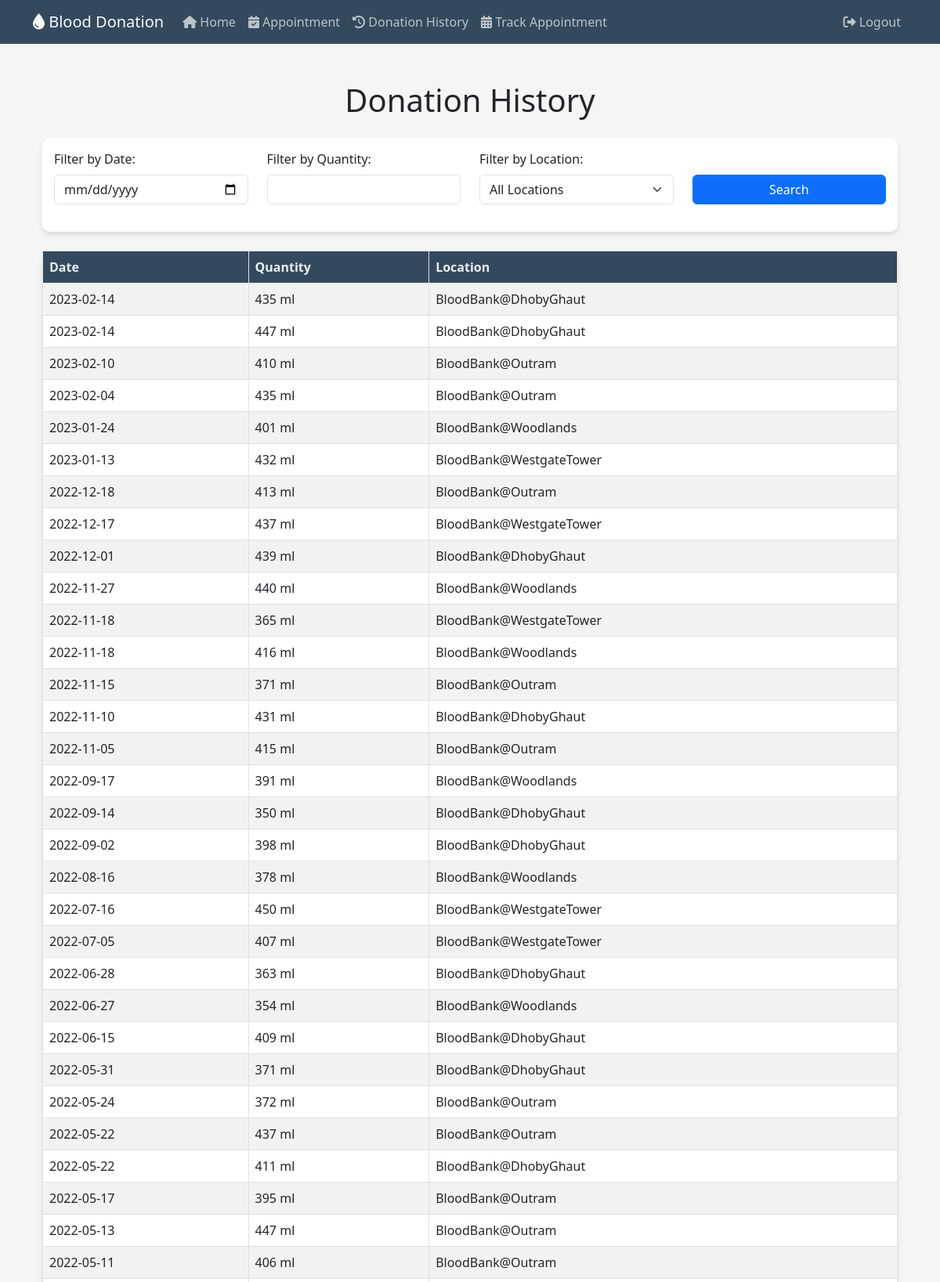
Screenshot of /donationhistory (signed in, upper part) with the database file from the repository.
### website/models.py (models this page shows)
class Donations(db.Model):
    DonationID = db.Column(db.Integer, primary_key=True, autoincrement=True)
    DonorID = db.Column(db.Integer, db.ForeignKey('donors.DonorID'))
    DonationDate = db.Column(db.Date, nullable=False)
    Quantity = db.Column(db.Integer, nullable=False)
    Location = db.Column(db.String(50), nullable=False)

### website/views.py (the view)
@views.route('/donationhistory')
def donationhistory():
    logged_in_user_email = session['email']
    user = Users.get_by_email(logged_in_user_email)
    donor_id = user.donor.DonorID
    stmt = select(Donations.DonationDate, Donations.Quantity, Donations.Location).where(Donations.DonorID == donor_id).order_by(Donations.DonationDate.desc())
    result = db.session.execute(stmt)
    donations = result.fetchall()
    return render_template('donationhistory.html', donations=donations)

### website/models.py (called while the page is built)
    def get_by_email(email):
        return Users.query.filter_by(Email=email).first()

### website/templates/donationhistory.html (shortened to what this page needs)
{% extends "base.html" %}
{% block text %}
<div class="container my-5">
    <h1 class="mb-4">Donation History</h1>
    <div class="form-custom mb-4">
        <div class="row">
            <div class="col-md-3 filter-input">
                <label for="filter-date" class="form-label">Filter by Date:</label>
                <input type="date" class="form-control" id="filter-date">
            </div>
            <div class="col-md-3 filter-input">
                <label for="filter-quantity" class="form-label">Filter by Quantity:</label>
                <input type="number" class="form-control" id="filter-quantity">
            </div>
            <div class="col-md-3 filter-input">
                <label for="filter-location" class="form-label">Filter by Location:</label>
                <select class="form-select" id="filter-location">
                    <option value="">All Locations</option>
                </select>
            </div>
            <div class="col-md-3 filter-input d-flex align-items-end">
                <button class="btn btn-primary" id="search-btn">Search</button>
            </div>
        </div>
    </div>
    <table class="table table-striped table-bordered table-custom">
        <thead>
            <tr>
                <th>Date</th>
                <th>Quantity</th>
                <th>Location</th>
            </tr>
        </thead>
        <tbody>
            {% for donation in donations %}
                <tr>
                    <td>{{ donation[0] }}</td>
                    <td>{{ donation[1] }} ml</td>
                    <td>{{ donation[2] }}</td>
                </tr>
            {% else %}
                <tr>
                    <td colspan="3" class="text-center">No donations available</td>
                </tr>
            {% endfor %}
        </tbody>
    </table>
</div>
{% endblock %}

### website/static/styles.css (style rules this page uses)
body { font-family: 'Poppins', sans-serif; background-color: #f5f5f5 !important; }
h1 { font-size: 36px; margin: 20px 0; text-align: center; color: #4a4a4a; }
.btn-primary { background-color: #007bff; border-color: #007bff; transition: background-color 0.3s, border-color 0.3s; }

### website/templates/donationhistory.html (style rules this page uses)
.table-custom { background-color: #fff; border-radius: 10px; box-shadow: 0 4px 6px rgba(0, 0, 0, 0.1); }
.table-custom thead th { background-color: #34495e; color: #ecf0f1; }
.form-custom { padding: 15px; background-color: #fff; border-radius: 10px; box-shadow: 0 4px 6px rgba(0, 0, 0, 0.1); }
.filter-input { margin-bottom: 20px; }
#search-btn { width: 100%; margin-top: 30px; }

### rows the page displays
Donations: DonationDate "2023-02-14", Quantity "435", Location "BloodBank@DhobyGhaut"
Donations: DonationDate "2023-02-14", Quantity "447", Location "BloodBank@DhobyGhaut"
Donations: DonationDate "2023-02-10", Quantity "410", Location "BloodBank@Outram"
Donations: DonationDate "2023-02-04", Quantity "435", Location "BloodBank@Outram"
Donations: DonationDate "2023-01-24", Quantity "401", Location "BloodBank@Woodlands"
Donations: DonationDate "2023-01-13", Quantity "432", Location "BloodBank@WestgateTower"
Donations: DonationDate "2022-12-18", Quantity "413", Location "BloodBank@Outram"
Donations: DonationDate "2022-12-17", Quantity "437", Location "BloodBank@WestgateTower"
Donations: DonationDate "2022-12-01", Quantity "439", Location "BloodBank@DhobyGhaut"
Donations: DonationDate "2022-11-27", Quantity "440", Location "BloodBank@Woodlands"
Donations: DonationDate "2022-11-18", Quantity "365", Location "BloodBank@WestgateTower"
Donations: DonationDate "2022-11-18", Quantity "416", Location "BloodBank@Woodlands"
Donations: DonationDate "2022-11-15", Quantity "371", Location "BloodBank@Outram"
Donations: DonationDate "2022-11-10", Quantity "431", Location "BloodBank@DhobyGhaut"
Donations: DonationDate "2022-11-05", Quantity "415", Location "BloodBank@Outram"
Donations: DonationDate "2022-09-17", Quantity "391", Location "BloodBank@Woodlands"
Donations: DonationDate "2022-09-14", Quantity "350", Location "BloodBank@DhobyGhaut"
Donations: DonationDate "2022-09-02", Quantity "398", Location "BloodBank@DhobyGhaut"
Donations: DonationDate "2022-08-16", Quantity "378", Location "BloodBank@Woodlands"
Donations: DonationDate "2022-07-16", Quantity "450", Location "BloodBank@WestgateTower"
Donations: DonationDate "2022-07-05", Quantity "407", Location "BloodBank@WestgateTower"
Donations: DonationDate "2022-06-28", Quantity "363", Location "BloodBank@DhobyGhaut"
Donations: DonationDate "2022-06-27", Quantity "354", Location "BloodBank@Woodlands"
Donations: DonationDate "2022-06-15", Quantity "409", Location "BloodBank@DhobyGhaut"
Donations: DonationDate "2022-05-31", Quantity "371", Location "BloodBank@DhobyGhaut"
Donations: DonationDate "2022-05-24", Quantity "372", Location "BloodBank@Outram"
Donations: DonationDate "2022-05-22", Quantity "437", Location "BloodBank@Outram"
Donations: DonationDate "2022-05-22", Quantity "411", Location "BloodBank@DhobyGhaut"
Donations: DonationDate "2022-05-17", Quantity "395", Location "BloodBank@Outram"
Donations: DonationDate "2022-05-13", Quantity "447", Location "BloodBank@Outram"
Donations: DonationDate "2022-05-11", Quantity "406", Location "BloodBank@Outram"
